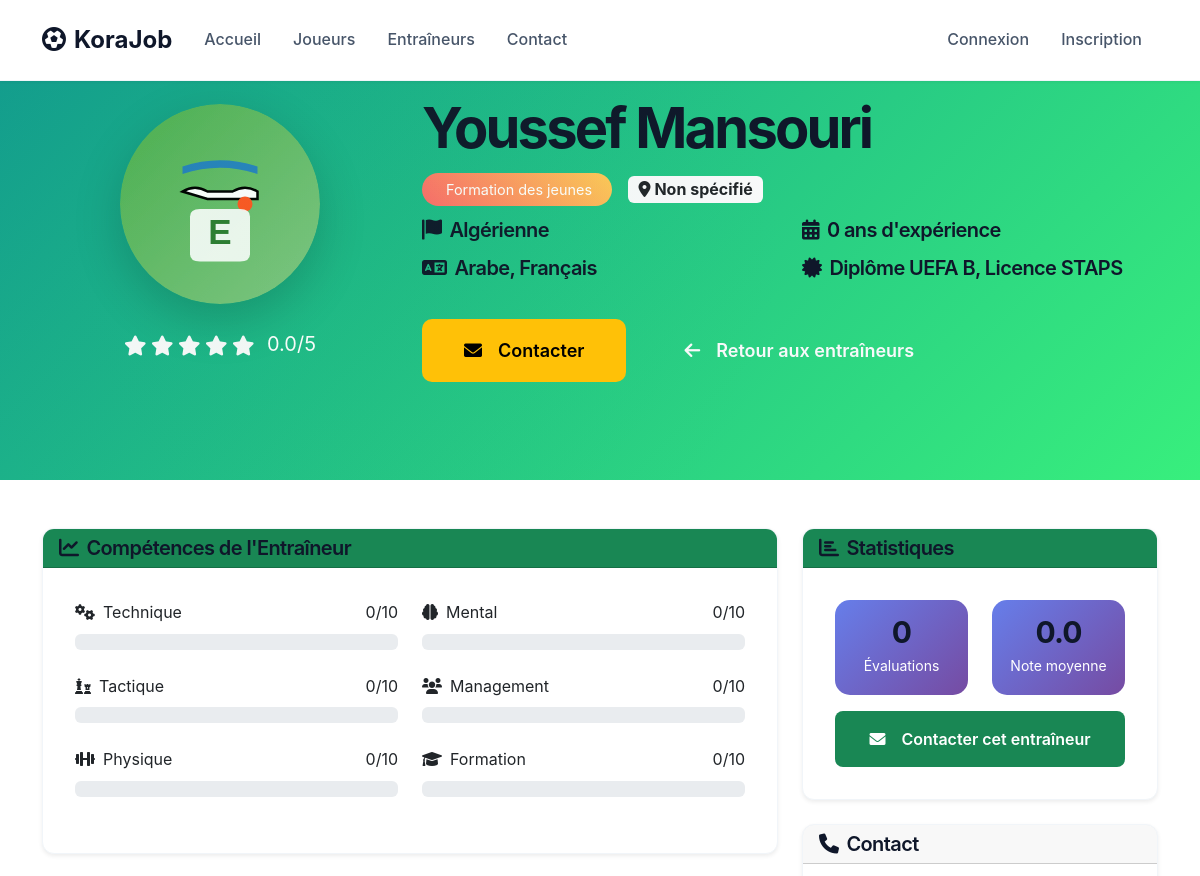
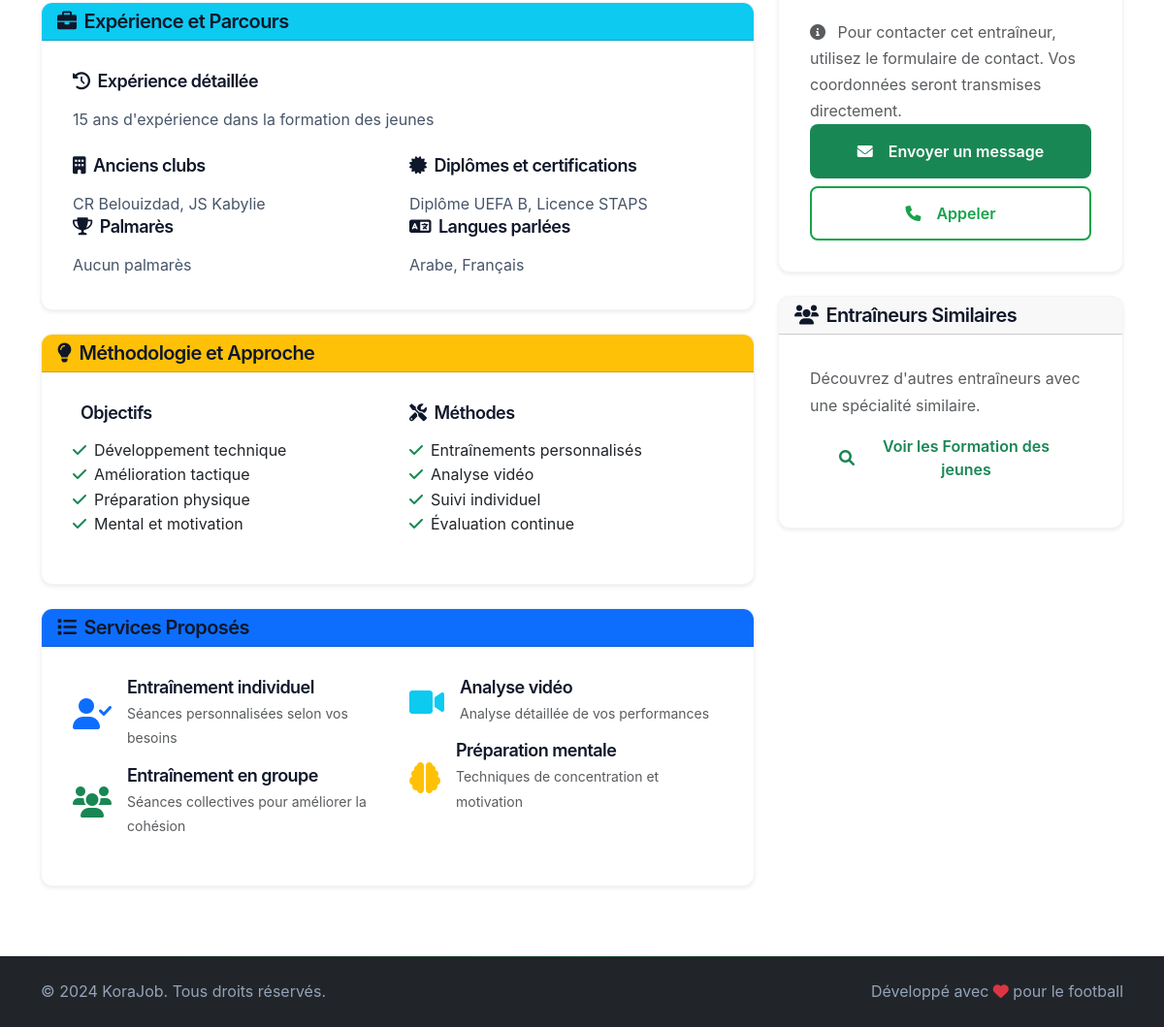
/entraineur-profile.php?id=5, run on the app's committed database (2 pictures, top to bottom).
### tables this page shows
CREATE TABLE IF NOT EXISTS users (
    id INT AUTO_INCREMENT PRIMARY KEY,
    nom VARCHAR(100) NOT NULL,
    email VARCHAR(100) UNIQUE NOT NULL,
    password VARCHAR(255) NOT NULL,
    user_type ENUM('joueur', 'entraineur', 'club', 'admin') NOT NULL,
    status ENUM('active', 'inactive', 'pending') DEFAULT 'pending',
    created_at TIMESTAMP DEFAULT CURRENT_TIMESTAMP,
    updated_at TIMESTAMP DEFAULT CURRENT_TIMESTAMP ON UPDATE CURRENT_TIMESTAMP
);

CREATE TABLE IF NOT EXISTS entraineurs (
    id INT AUTO_INCREMENT PRIMARY KEY,
    user_id INT NOT NULL,
    nationalite VARCHAR(100),
    langues TEXT,
    experience TEXT,
    anciens_clubs TEXT,
    specialite VARCHAR(100),
    diplomes TEXT,
    rating DECIMAL(3,2) DEFAULT 0.00,
    FOREIGN KEY (user_id) REFERENCES users(id) ON DELETE CASCADE
);

### entraineur-profile.php (the view, shortened to what the rows shown need)
<?php
require_once 'config/database.php';
$coach_id = isset($_GET['id']) ? (int)$_GET['id'] : 0;
$coach = null;
$coach_data = null;
try {
    $stmt = $pdo->prepare("SELECT * FROM users WHERE id = ? AND user_type = 'entraineur' AND status = 'active'");
    $stmt->execute([$coach_id]);
    $coach = $stmt->fetch();
    $stmt = $pdo->prepare("SELECT * FROM entraineurs WHERE user_id = ?");
    $stmt->execute([$coach_id]);
    $coach_data = $stmt->fetch();
} catch (PDOException $e) {
    header('Location: entraineurs.php');
    exit();
}
?>
<!DOCTYPE html>
<html lang="fr">
<head>
    <link href="https://cdn.jsdelivr.net/npm/bootstrap@5.3.0/dist/css/bootstrap.min.css" rel="stylesheet">
    <link href="https://cdnjs.cloudflare.com/ajax/libs/font-awesome/6.0.0/css/all.min.css" rel="stylesheet">
    <link href="assets/css/style.css" rel="stylesheet">
</head>
<body>
    <section class="hero-section text-white">
        <div class="container">
            <div class="row align-items-center">
                <div class="col-lg-8">
                    <h1 class="display-4 fw-bold mb-3"><?php echo htmlspecialchars($coach['nom']); ?></h1>
                    <div class="mb-3">
                        <span class="specialty-badge me-3">
                            <i class="fas fa-whistle me-2"></i><?php echo htmlspecialchars($coach_data['specialite'] ?? 'Entraîneur'); ?>
                        </span>
                        <span class="badge bg-light text-dark fs-6">
                            <i class="fas fa-map-marker-alt me-1"></i><?php echo htmlspecialchars($coach_data['wilaya'] ?? 'Non spécifié'); ?>
                        </span>
                    </div>
                    <div class="row mb-4">
                        <div class="col-md-6">
                            <h5><i class="fas fa-flag me-2"></i><?php echo htmlspecialchars($coach_data['nationalite'] ?? 'Non spécifié'); ?></h5>
                            <h5><i class="fas fa-language me-2"></i><?php echo htmlspecialchars($coach_data['langues'] ?? 'Non spécifié'); ?></h5>
                        </div>
                        <div class="col-md-6">
                            <h5><i class="fas fa-calendar-alt me-2"></i><?php echo $coach_data['annees_experience'] ?? '0'; ?> ans d'expérience</h5>
                            <h5><i class="fas fa-certificate me-2"></i><?php echo htmlspecialchars($coach_data['diplomes'] ?? 'Non spécifié'); ?></h5>
                        </div>
                    </div>
                    <div class="d-flex gap-3">
                        <a href="contact.php?entraineur_id=<?php echo $coach_id; ?>" class="btn btn-warning btn-lg">
                        </a>
                        <a href="entraineurs.php" class="btn btn-outline-light btn-lg">
                        </a>
                    </div>
                </div>
            </div>
        </div>
    </section>
    <div class="container py-5">
        <div class="row">
            <div class="col-lg-8">
                <div class="card shadow-sm mb-4">
                    <div class="card-body">
                        <?php if (!empty($coach_data['experience'])): ?>
                            <div class="mb-4">
                                <h6><i class="fas fa-history me-2"></i>Expérience détaillée</h6>
                                <p><?php echo nl2br(htmlspecialchars($coach_data['experience'])); ?></p>
                            </div>
                        <?php endif; ?>
                        <div class="row">
                            <div class="col-md-6">
                                <h6><i class="fas fa-building me-2"></i>Anciens clubs</h6>
                                <p><?php echo htmlspecialchars($coach_data['anciens_clubs'] ?? 'Aucun club précédent'); ?></p>
                                <h6><i class="fas fa-trophy me-2"></i>Palmarès</h6>
                                <p><?php echo htmlspecialchars($coach_data['palmares'] ?? 'Aucun palmarès'); ?></p>
                            </div>
                            <div class="col-md-6">
                                <h6><i class="fas fa-certificate me-2"></i>Diplômes et certifications</h6>
                                <p><?php echo htmlspecialchars($coach_data['diplomes'] ?? 'Non spécifié'); ?></p>
                                <h6><i class="fas fa-language me-2"></i>Langues parlées</h6>
                                <p><?php echo htmlspecialchars($coach_data['langues'] ?? 'Non spécifié'); ?></p>
                            </div>
                        </div>
                    </div>
                </div>
            </div>
            <div class="col-lg-4">
                <div class="card shadow-sm">
                    <div class="card-body">
                        <div class="d-grid">
                            <a href="entraineurs.php?specialite=<?php echo urlencode($coach_data['specialite'] ?? ''); ?>" class="btn btn-outline-success">
                                <i class="fas fa-search me-2"></i>Voir les <?php echo htmlspecialchars($coach_data['specialite'] ?? 'entraîneurs'); ?>
                            </a>
                        </div>
                    </div>
                </div>
            </div>
        </div>
    </div>
</body>
</html>

### data on the page
users: nom "Youssef Mansouri"
entraineurs: specialite "Formation des jeunes", nationalite "Algérienne", langues "Arabe, Français", diplomes "Diplôme UEFA B, Licence STAPS", experience "15 ans d'expérience dans la formation des jeunes", anciens_clubs "CR Belouizdad, JS Kabylie"

### other printed values
$stats['avg_rating'] "0.0"
$coach_data['wilaya'] "Non spécifié"
$coach_data['annees_experience'] "0"
$coach_data['competence_technique'] "0"
$coach_data['competence_tactique'] "0"
$coach_data['competence_physique'] "0"
$coach_data['competence_mental'] "0"
$coach_data['competence_management'] "0"
$coach_data['competence_formation'] "0"
$coach_data['palmares'] "Aucun palmarès"
$stats['rating_count'] "0"
